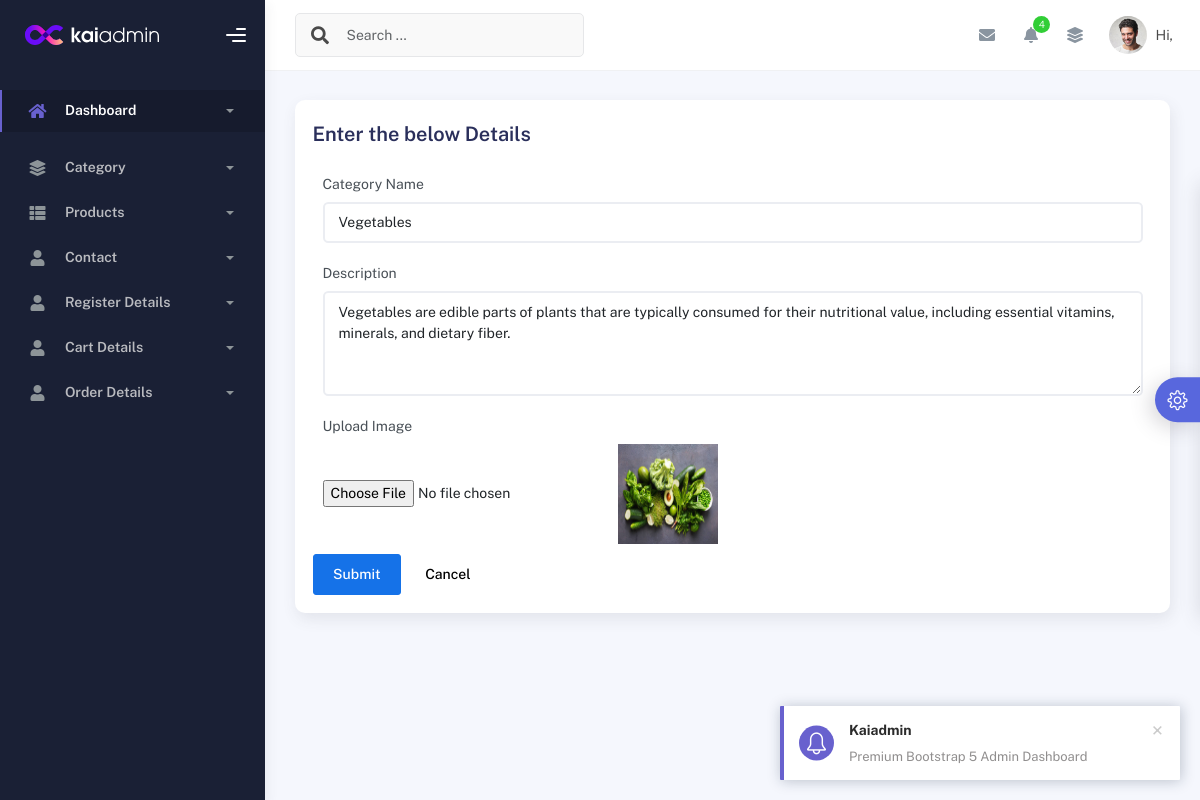
Page /AdminApp/Edit_Category/2/ on the committed database.
### AdminApp/models.py (models this page shows)
class CategoryDB(models.Model):
    Name = models.CharField(max_length=200, null=True, blank=True)
    Description = models.CharField(max_length=500, null=True, blank=True)
    Image = models.ImageField(upload_to="Images", null=True, blank=True)

### AdminApp/views.py (the view)
# urls.py: path('Edit_Category/<int:pro_id>/', views.Edit_Category, name='Edit_Category'),
def Edit_Category(request, pro_id):
    data = CategoryDB.objects.get(id=pro_id)
    return render(request, 'EditCategory.html', {'data': data})

### AdminApp/templates/EditCategory.html (shortened to what this page needs)
<!DOCTYPE html>
{% extends 'index.html' %}
{% block content %}
<html lang="en">
<head>
</head>
<body>
<div class="card col-12">
                  <div class="card-body">
                    <h4 class="card-title">Enter the below Details</h4>
                    <form class="forms-sample" method="post" action="{% url 'Update_Category' pro_id=data.id %}" enctype="multipart/form-data">
                      <div class="form-group">
                        <label for="exampleInputName1">Category Name</label>
                        <input type="text" class="form-control" id="exampleInputName1" placeholder="Name" name="name" value="{{data.Name}}">
                      </div>
                      <div class="form-group">
                        <label for="exampleTextarea1">Description</label>
                        <textarea class="form-control" id="exampleTextarea1" rows="4" name="description">{{data.Description}}</textarea>
                      </div>
                      <div class="form-group">
                        <label>Upload Image</label><br>
                        <input type="file" name="image" class="file-upload-default">
                          <img src="{{data.Image.url}}" width="100" height="100">
                      </div>
                      <button type="submit" class="btn btn-primary mr-2">Submit</button>
                      <button class="btn btn-light">Cancel</button>
                    </form>
                  </div>
                </div>
</body>
</html>
{% endblock %}

### rows in the picture
CategoryDB: name "Vegetables", description "Vegetables are edible parts of plants that are typically consumed for their nutritional value, including essential vitamins, minerals, and dietary fiber.", Image (picture)
